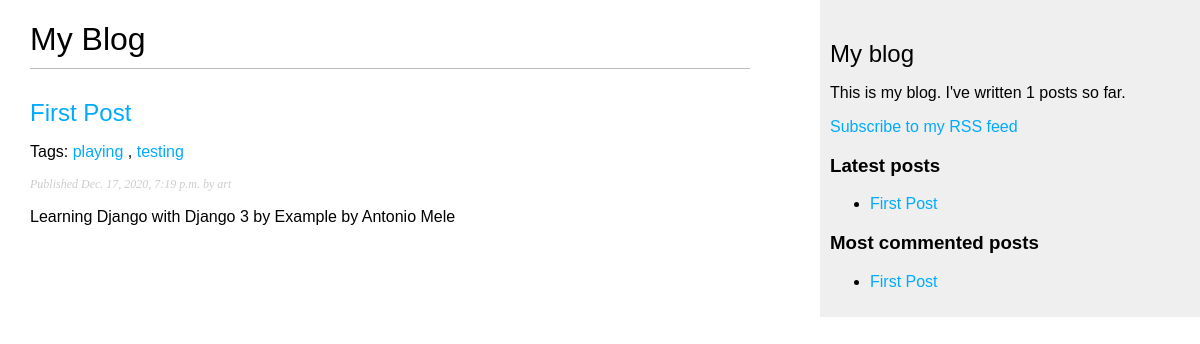
/blog/, run on an earlier commit of the app's database.
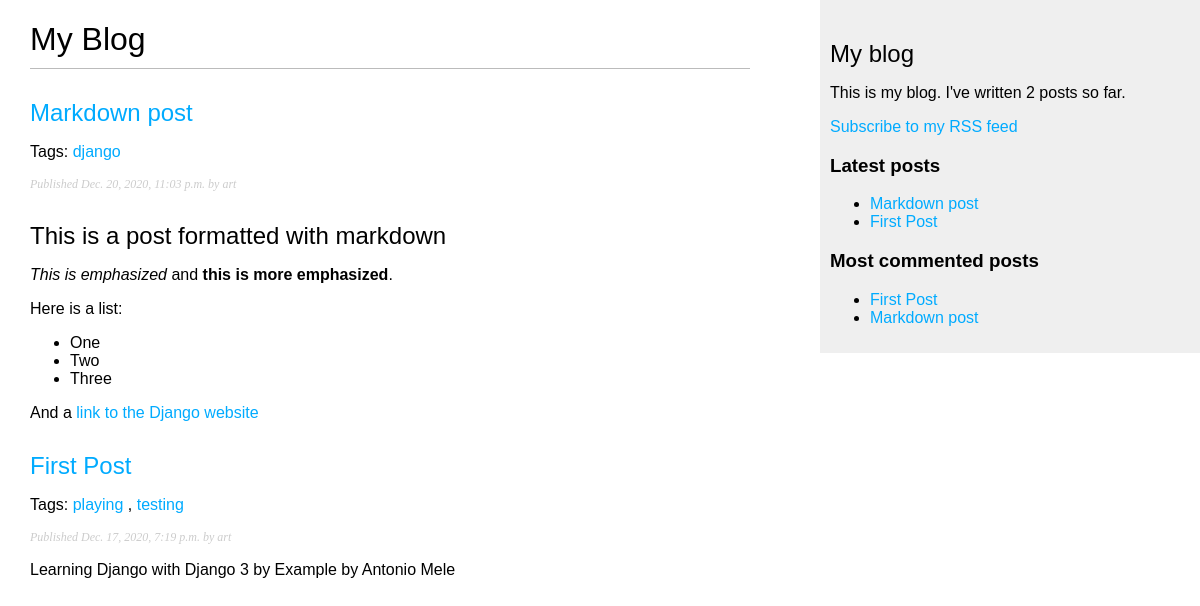
And on a later commit of the database.
### blog/models.py (models this page shows, shortened)
class Post (models.Model):
    STATUS_CHOICES = (
        ('draft', 'Draft'),
        ('published', 'Published'),
    )
    title = models.CharField(max_length=250)
    slug = models.SlugField(max_length=250, unique_for_date='publish')
    author = models.ForeignKey(User, on_delete=models.CASCADE, related_name='blog_posts')
    body = models.TextField()
    publish = models.DateTimeField(default=timezone.now)
    created = models.DateTimeField(auto_now_add=True)
    updated = models.DateTimeField(auto_now=True)
    status = models.CharField(max_length=10, choices=STATUS_CHOICES, default='draft')
    objects = models.Manager()
    published = PublishedManager()
    tags = TaggableManager()
    class Meta:
        ordering = ('-publish',)
    def get_absolute_url(self):
        return reverse('blog:post_detail',
                       args=[self.publish.year,
                             self.publish.month,
                             self.publish.day,
                             self.slug])

### blog/views.py (the view)
# urls.py: path('', views.post_list, name='post_list'),
def post_list(request, tag_slug=None):
    posts = Post.published.all()
    tag = None
    if tag_slug:
        tag = get_object_or_404(Tag, slug=tag_slug)
        posts = posts.filter(tags__in=[tag])
    return render(request,
                  'blog/post/list.html',
                  {'posts': posts,
                   'tag': tag})

### blog/models.py (called while the page is built)
    def get_queryset(self):
        return super(PublishedManager, self).get_queryset().filter(status='published')

### blog/templatetags/blog_tags.py (called while the page is built)
@register.simple_tag
def total_posts():
    return Post.published.count()

@register.inclusion_tag('blog/post/latest_posts.html')
def show_latest_posts(count=5):
    latest_posts = Post.published.order_by('-publish')[:count]
    return {'latest_posts': latest_posts}

@register.simple_tag
def get_most_commented_posts(count=5):
    return Post.published.annotate(total_comments=Count('comments'))\
        .order_by('-total_comments')[:count]

@register.filter(name='markdown')
def markdown_format(text):
    return mark_safe(markdown.markdown(text))

### blog/templates/blog/post/list.html (shortened to what this page needs)
{% extends "blog/base.html" %}
{% load blog_tags %}
{% block content %}
    <h1>My Blog</h1>
    {% for post in posts %}
        <h2>
            <a href="{{ post.get_absolute_url }}">
                {{ post.title }}
            </a>
        </h2>
        <p class="tags">
            Tags:
            {% for tag in post.tags.all %}
                <a href="{% url "blog:post_list_by_tag" tag.slug %}">
                    {{ tag.name }}
                </a>
                {% if not forloop.last %}, {% endif %}
            {% endfor %}
        </p>
        <p class="date">
            Published {{ post.publish }} by {{ post.author }}
        </p>
        {{ post.body|markdown|truncatewords_html:30 }}
    {% endfor %}
{% endblock %}

### blog/templates/blog/base.html (shortened to what this page needs)
{% load blog_tags %}
{% load static %}
<!DOCTYPE html>
<html>
<head>
    <link href="{% static "css/blog.css" %}" rel="stylesheet">
</head>
<body>
    <div id="content">
        {% block content %}
        {% endblock %}
    </div>
    <div id="sidebar">
        <h2>My blog</h2>
        <p>This is my blog. I've written {% total_posts %} posts so far.</p>
        <p>
            <a href="{% url "blog:post_feed" %}">Subscribe to my RSS feed</a>
        </p>
        <h3>Latest posts</h3>
        {% show_latest_posts 3 %}
        <h3>Most commented posts</h3>
        {% get_most_commented_posts as most_commented_posts %}
        <ul>
            {% for post in most_commented_posts %}
                <li>
                    <a href="{{ post.get_absolute_url }}">{{ post.title }}</a>
                </li>
            {% endfor %}
        </ul>
    </div>
</body>
</html>

### blog/templates/blog/post/latest_posts.html
<ul>
    {% for post in latest_posts %}
        <li>
            <a href="{{ post.get_absolute_url }}">{{ post.title }}</a>
        </li>
    {% endfor %}
</ul>

### blog/static/css/blog.css (style rules this page uses)
body { margin:0; padding:0; font-family:helvetica, sans-serif; }
a { color:#00abff; text-decoration:none; }
h1 { font-weight:normal; border-bottom:1px solid #bbb; padding:0 0 10px 0; }
h2 { font-weight:normal; margin:30px 0 0; }
#content { float:left; width:60%; padding:0 0 0 30px; }
#sidebar { float:right; width:30%; padding:10px; background:#efefef; height:100%; }
p.date { color:#ccc; font-family: georgia, serif; font-size: 12px; font-style: italic; }

What changed in the data, as far as the page shows it:
added Post: title "Markdown post", publish "Dec. 20, 2020, 11:03 p.m.", author "art", body "This is a post formatted with markdown This is emphasized and this is more emphasized . Here is a list: One Two Three And a link to the Django website"
now on this page (row unchanged): Tag: name "django", shown under "Markdown post"
Also different on the page:
text no longer shown: "1"
text now shown: "2"
